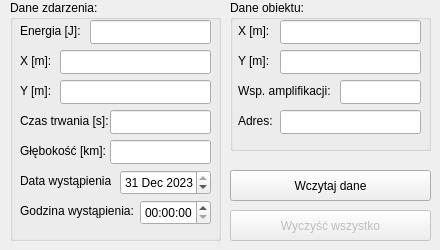
     <widget class="QWidget" name="one_by_one">
      <attribute name="title">
       <string>Pojedynczo</string>
      </attribute>
      <widget class="QGroupBox" name="incident_data_group">
       <property name="geometry">
        <rect>
         <x>10</x>
         <y>0</y>
         <width>211</width>
         <height>241</height>
        </rect>
       </property>
       <property name="title">
        <string>Dane zdarzenia:</string>
       </property>
       <widget class="QLineEdit" name="onebyone_incident_e">
        <property name="geometry">
         <rect>
          <x>80</x>
          <y>20</y>
          <width>121</width>
          <height>24</height>
         </rect>
        </property>
       </widget>
       <widget class="QLineEdit" name="onebyone_incident_x">
        <property name="geometry">
         <rect>
          <x>50</x>
          <y>50</y>
          <width>151</width>
          <height>24</height>
         </rect>
        </property>
       </widget>
       <widget class="QLineEdit" name="onebyone_incident_y">
        <property name="geometry">
         <rect>
          <x>50</x>
          <y>80</y>
          <width>151</width>
          <height>24</height>
         </rect>
        </property>
       </widget>
       <widget class="QLineEdit" name="onebyone_incident_t">
        <property name="geometry">
         <rect>
          <x>100</x>
          <y>110</y>
          <width>101</width>
          <height>24</height>
         </rect>
        </property>
       </widget>
       <widget class="QLineEdit" name="onebyone_incident_h">
        <property name="geometry">
         <rect>
          <x>100</x>
          <y>140</y>
          <width>101</width>
          <height>24</height>
         </rect>
        </property>
        <property name="text">
         <string/>
        </property>
       </widget>
       <widget class="QLabel" name="description_onebyone_incident_x">
        <property name="geometry">
         <rect>
          <x>10</x>
          <y>50</y>
          <width>31</width>
          <height>21</height>
         </rect>
        </property>
        <property name="text">
         <string>X [m]:</string>
        </property>
       </widget>
       <widget class="QLabel" name="description_onebyone_incident_e">
        <property name="geometry">
         <rect>
          <x>10</x>
          <y>20</y>
          <width>61</width>
          <height>21</height>
         </rect>
        </property>
        <property name="text">
         <string>Energia [J]:</string>
        </property>
       </widget>
       <widget class="QLabel" name="description_onebyone_incident_y">
        <property name="geometry">
         <rect>
          <x>10</x>
          <y>80</y>
          <width>31</width>
          <height>21</height>
         </rect>
        </property>
        <property name="text">
         <string>Y [m]:</string>
        </property>
       </widget>
       <widget class="QLabel" name="description_onebyone_incident_t">
        <property name="geometry">
         <rect>
          <x>10</x>
          <y>110</y>
          <width>91</width>
          <height>21</height>
         </rect>
        </property>
        <property name="text">
         <string>Czas trwania [s]:</string>
        </property>
       </widget>
       <widget class="QLabel" name="description_onebyone_incident_h">
        <property name="geometry">
         <rect>
          <x>10</x>
          <y>140</y>
          <width>91</width>
          <height>21</height>
         </rect>
        </property>
        <property name="text">
         <string>Głębokość [km]:</string>
        </property>
       </widget>
       <widget class="QLabel" name="description_onebyone_incident_date">
        <property name="geometry">
         <rect>
          <x>10</x>
          <y>170</y>
          <width>91</width>
          <height>21</height>
         </rect>
        </property>
        <property name="text">
         <string>Data wystąpienia:</string>
        </property>
       </widget>
       <widget class="QLabel" name="description_onebyone_incident_time">
        <property name="geometry">
         <rect>
          <x>10</x>
          <y>200</y>
          <width>121</width>
          <height>21</height>
         </rect>
        </property>
        <property name="text">
         <string>Godzina wystąpienia:</string>
        </property>
       </widget>
       <widget class="QDateEdit" name="onebyone_date">
        <property name="geometry">
         <rect>
          <x>110</x>
          <y>170</y>
          <width>91</width>
          <height>25</height>
         </rect>
        </property>
        <property name="dateTime">
         <datetime>
          <hour>20</hour>
          <minute>0</minute>
          <second>0</second>
          <year>2023</year>
          <month>12</month>
          <day>31</day>
         </datetime>
        </property>
       </widget>
       <widget class="QTimeEdit" name="onebyone_time">
        <property name="geometry">
         <rect>
          <x>130</x>
          <y>200</y>
          <width>71</width>
          <height>25</height>
         </rect>
        </property>
       </widget>
      </widget>
      <widget class="QGroupBox" name="object_data_group">
       <property name="geometry">
        <rect>
         <x>230</x>
         <y>0</y>
         <width>201</width>
         <height>151</height>
        </rect>
       </property>
       <property name="title">
        <string>Dane obiektu:</string>
       </property>
       <widget class="QLineEdit" name="onebyone_object_x">
        <property name="geometry">
         <rect>
          <x>50</x>
          <y>20</y>
          <width>141</width>
          <height>24</height>
         </rect>
        </property>
       </widget>
       <widget class="QLineEdit" name="onebyone_object_y">
        <property name="geometry">
         <rect>
          <x>50</x>
          <y>50</y>
          <width>141</width>
          <height>24</height>
         </rect>
        </property>
       </widget>
       <widget class="QLineEdit" name="onebyone_object_wf">
        <property name="geometry">
         <rect>
          <x>110</x>
          <y>80</y>
          <width>81</width>
          <height>24</height>
         </rect>
        </property>
       </widget>
       <widget class="QLineEdit" name="onebyone_object_address">
        <property name="geometry">
         <rect>
          <x>50</x>
          <y>110</y>
          <width>141</width>
          <height>24</height>
         </rect>
        </property>
       </widget>
       <widget class="QLabel" name="description_onebyone_object_x">
        <property name="geometry">
         <rect>
          <x>8</x>
          <y>20</y>
          <width>31</width>
          <height>21</height>
         </rect>
        </property>
        <property name="text">
         <string>X [m]:</string>
        </property>
       </widget>
       <widget class="QLabel" name="description_onebyone_object_y">
        <property name="geometry">
         <rect>
          <x>8</x>
          <y>50</y>
          <width>31</width>
          <height>21</height>
         </rect>
        </property>
        <property name="text">
         <string>Y [m]:</string>
        </property>
       </widget>
       <widget class="QLabel" name="description_onebyone_object_x_3">
        <property name="geometry">
         <rect>
          <x>8</x>
          <y>80</y>
          <width>101</width>
          <height>21</height>
         </rect>
        </property>
        <property name="text">
         <string>Wsp. amplifikacji:</string>
        </property>
       </widget>
       <widget class="QLabel" name="description_onebyone_object_x_4">
        <property name="geometry">
         <rect>
          <x>8</x>
          <y>110</y>
          <width>41</width>
          <height>21</height>
         </rect>
        </property>
        <property name="text">
         <string>Adres:</string>
        </property>
       </widget>
      </widget>
      <widget class="QPushButton" name="inject_data_onebyone">
       <property name="geometry">
        <rect>
         <x>230</x>
         <y>170</y>
         <width>201</width>
         <height>31</height>
        </rect>
       </property>
       <property name="text">
        <string>Wczytaj dane</string>
       </property>
      </widget>
      <widget class="QPushButton" name="clear_everything_onebyone">
       <property name="enabled">
        <bool>false</bool>
       </property>
       <property name="geometry">
        <rect>
         <x>230</x>
         <y>210</y>
         <width>201</width>
         <height>31</height>
        </rect>
       </property>
       <property name="text">
        <string>Wyczyść wszystko</string>
       </property>
      </widget>
     </widget>
